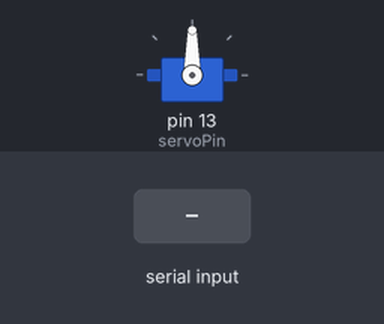
This sketch was run on a simulated Arduino Uno, built with avr-gcc and run on an emulated ATmega328P. On the bench: servo. Inputs (shaded band) come from the test bench.

Above: at 1.2 s.
1.3 s: "0" received over Serial
At 1.9 s:
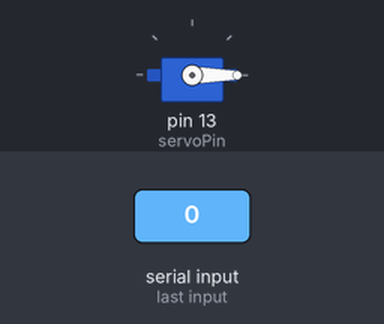
2.8 s: "1" received over Serial
At 3.1 s:
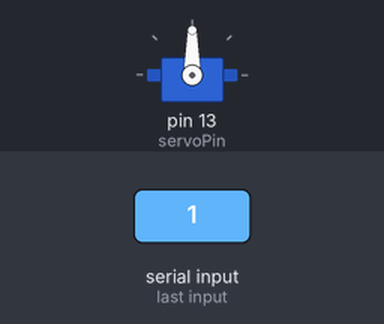
Timing chart, 0 to 5.8 s (numbered marks = the images above; inputs shaded):
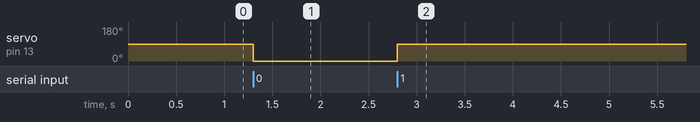

The sketch:

servo_dervo.ino
```cpp
// Include the Servo library
#include <Servo.h>


// Declare the Servo pin
int servoPin = 13;
char val;
// Create a servo object
Servo Servo1;
void setup() {
   // We need to attach the servo to the used pin number
   Servo1.attach(servoPin);
   Serial.begin(9600);
}
void loop(){
  val  = Serial.read();
  if(val == '1'){
    openGate();
  }else if(val == '0'){
    closeGate();
  }
  /* // Make servo go to 0 degrees
   Servo1.write(0);
   delay(1000);
   // Make servo go to 90 degrees
   Servo1.write(90);
   delay(1000);
   // Make servo go to 180 degrees
   Servo1.write(180);
   delay(1000); */
}

void openGate(){
  Servo1.write(90);

}


void closeGate(){
  Servo1.write(0);

}
```

Measured:
- after the input at 1.3 s, servo on pin 13 (servoPin): 90° → 0° at once
- after the input at 2.8 s, servo on pin 13 (servoPin): 0° → 90° at once
